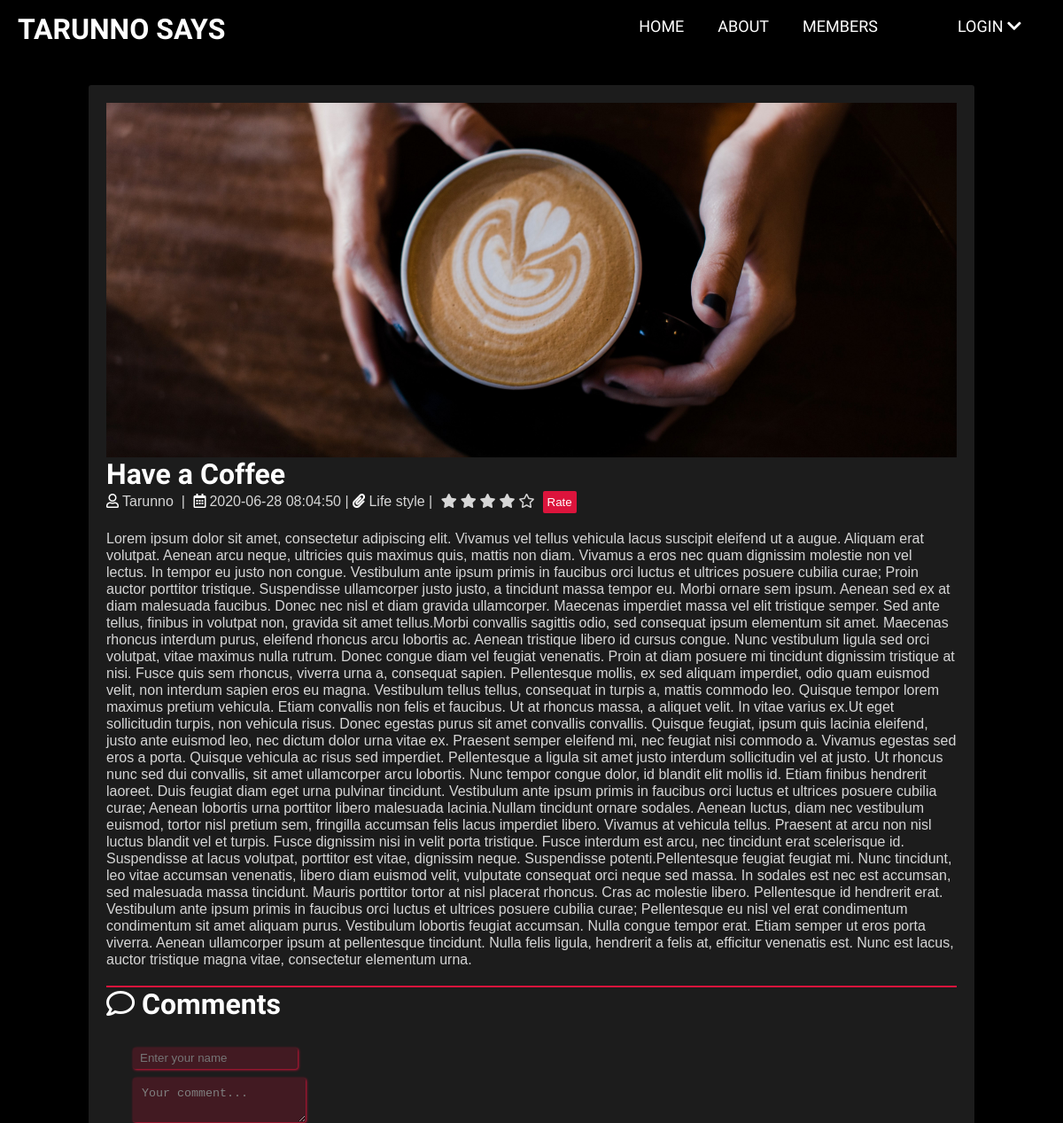
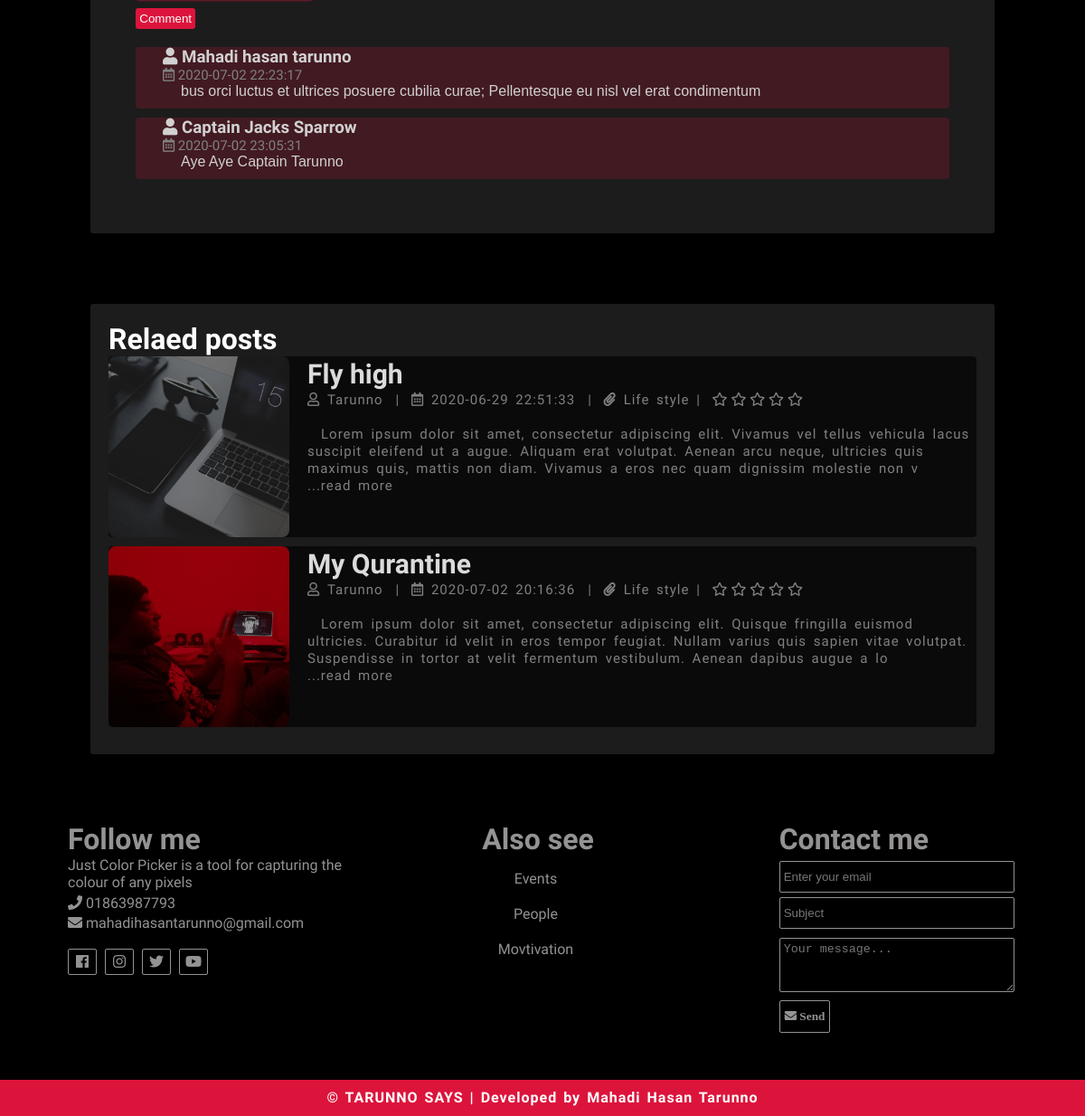
/single.php?id=23, run on the app's committed database (2 pictures, top to bottom).
### tables this page shows
CREATE TABLE `posts` (
  `id` int(11) NOT NULL,
  `user_id` int(11) NOT NULL,
  `title` varchar(40) NOT NULL,
  `image` varchar(256) NOT NULL,
  `body` text NOT NULL,
  `published` tinyint(4) NOT NULL,
  `created_at` datetime NOT NULL DEFAULT current_timestamp(),
  `topics` varchar(256) NOT NULL,
  `trending` tinyint(11) NOT NULL,
  `sum_rating` bigint(11) NOT NULL,
  `rated_users` bigint(11) NOT NULL
);

CREATE TABLE `users` (
  `id` int(11) NOT NULL,
  `admin` tinyint(4) NOT NULL,
  `username` varchar(256) NOT NULL,
  `email` varchar(256) NOT NULL,
  `password` varchar(256) NOT NULL,
  `users_create_time` timestamp NOT NULL DEFAULT current_timestamp(),
  `profile_img_status` varchar(256) NOT NULL
);

CREATE TABLE `comments` (
  `id` int(11) NOT NULL,
  `users_name` varchar(256) NOT NULL,
  `comment_date` datetime NOT NULL DEFAULT current_timestamp(),
  `message` text NOT NULL,
  `post_id` int(128) NOT NULL
);

### includes/single.inc.php (called while the page is built, shortened)
<?php
	$id = $_GET['id'];
	$post = selectOne('posts', ['id' => $id]);
	$comments = selectAll('comments', ['post_id' => $id]);

### includes/db.inc.php (called while the page is built, shortened)
<?php
	require 'connect.inc.php';
	function stmt_excute($sql, $data){
		global $con;
		$stmt = mysqli_stmt_init($con);
		if(!mysqli_stmt_prepare($stmt, $sql)){
			echo $stmt->error;
		}
		$values = array_values($data);
		$type = str_repeat('s', count($values));
		mysqli_stmt_bind_param($stmt, $type, ...$values);
		mysqli_stmt_execute($stmt);
		$result = mysqli_stmt_get_result($stmt);
		return $result;
	}
	function selectAll($table, $conditions = []){
		global $con;
		$sql = "SELECT * FROM $table";
		if(empty($conditions)){
			$stmt = mysqli_stmt_init($con);
			mysqli_stmt_prepare($stmt, $sql);
			mysqli_stmt_execute($stmt);
			$result = mysqli_stmt_get_result($stmt);
			return $result;
		}
		else{
			$i = 0;
			foreach ($conditions as $key => $value) {
				if($i === 0){
					$sql = $sql . " WHERE $key=?";
				}else{
					$sql = $sql . " AND $key=?";
				}
				$i++;
			}
			$sql = $sql . ';';
			$result = stmt_excute($sql, $conditions);
			return $result;
		}
	}
	function selectOne($table, $conditions){
		$sql = "SELECT * FROM $table";
		$i = 0;
		foreach ($conditions as $key => $value) {
			if($i === 0){
				$sql = $sql . " WHERE $key=?";
			}else{
				$sql = $sql . " AND $key=?";
			}
			$i++;
		}
		$sql = $sql . ' LIMIT 1;';
		$result = stmt_excute($sql, $conditions);
		return $result;
	}

### single.php (the view, shortened to what this page needs)
<?php require 'includes/single.inc.php' ?>
<!DOCTYPE html>
<html lang="en" dir="ltr">
    <head>
        <link rel="stylesheet" href="https://cdnjs.cloudflare.com/ajax/libs/font-awesome/5.7.2/css/all.min.css"  />
        <link rel="stylesheet" href="css/index.css">
        <link rel="stylesheet" href="css/single.css">
    </head>
    <body>
        <header>
        	<div class="logo">
        		<h1 class="logo-text"> TARUNNO <span> SAYS</span> </h1>
        	</div>
        	<ul class="nav">
        		<li> <a href="index.php">HOME</a></li>
        		<li> <a href="#">ABOUT</a> </li>
        		<li> <a href="members.php">MEMBERS</a> </li>
        		<li id="user2">
        			<a href="#" class="username">
        				<?php
        				if(isset($_SESSION['username'])){
        					echo $_SESSION['username'];
        				}
        				else{
        					echo 'LOGIN';
        				}
        				?>
        				<i class='fa fa-chevron-down' id="right2"></i>
        			</a>
        			<ul>
        				<?php
        					if(!isset($_SESSION['username'])){
        						echo '<button class="logout-btn" type="submit" name="logout-submit"> <a href="login.php"><i class="fas fa-sign-out-alt"></i> Login <a></button>';
        					}
        				?>
        			</ul>
        		</li>
        	</ul>
        </header>
        <?php
        $row = mysqli_fetch_assoc($post);
        $skip = $row['id'];
        $user = selectOne('users', ['id' => $row['user_id']]);
        $user = mysqli_fetch_assoc($user);
            echo '<div class="full-post-container">
                <div class="full-post">
                    <div class="full-post-image" style="background-image: url(images/'.$row['image'].');
                                 background-size: cover;
                                 background-position:center;">
                    </div>
                    <h1>'.$row['title'].'</h1>
                    <i class="far fa-user"> <p>'.$user['username'].'</p></i>
                    <p style="display: inline; padding:0px 5px 0px 5px;"> | </p>
                    <i class="far fa-calendar-alt"> </i> <p> '.$row['created_at'].'  |  </p>
                    <i class="fas fa-paperclip"> </i><p> '.$row['topics'].' | </p></i>
                    <form style="display: inline;" action="includes/single.inc.php?id='.$row['id'].'" method="post">
                        <div class="rating_single" style="display: inline;">
                            <i id="1" class="far fa-star"></i>
                            <i id="2" class="far fa-star"></i>
                            <i id="3" class="far fa-star"></i>
                            <i id="4" class="far fa-star"></i>
                            <i id="5" class="far fa-star"></i>
                        </div>';
                        echo '<input type="submit" name="rating_submit" class="rating_submit" value="Rate">
                    </form>
                    <br><br>
                    <div class="full-post-text">
                        <p>'.$row['body'].'</p>
                    </div>
                </div>';
            echo '<h1 class="comment-header"> <i class="far fa-comment"></i> Comments </h1>
            <div class="comment-section">
                <form action="includes/single.inc.php?id='.$row['id'].'" method="post">
                    <input type="text" name="users_name" placeholder=" Enter your name">
                    <textarea class="textarea" type="text" name="message">Your comment... </textarea>
                    <input type="submit" name="comment-submit" value="Comment">
                </form>';
                    while($comment = mysqli_fetch_assoc($comments)){
                        echo '<div class="comment">
                            <h3> <i class="fas fa-user"></i> '.$comment['users_name'].' </h3>
                            <p class="date"> <i class="far fa-calendar-alt"> </i>  '.$comment['comment_date'].' </p>
                            <p class="message"> '.$comment['message'].' </p>
                        </div>';
                    }
                echo '</div>';
                 ?>
            </div>';
            <div class="full-post-container">
            <h1>Relaed posts</h1>
            <?php
            $search = mysqli_real_escape_string($con, $row['topics']);
    		$sql = "SELECT * FROM posts WHERE title LIKE '%$search%' OR body LIKE '%$search%' OR topics LIKE '%$search%'";
    		$related = mysqli_query($con, $sql);
            while($row = mysqli_fetch_assoc($related)){
                $user = selectOne('users', ['id' => $row['user_id']]);
                $user_name = mysqli_fetch_assoc($user);
                if($row['published'] == 1 & $row['id'] != $skip){
                echo '<div class="content-post">
                    <div class="post-image" style="background-image: linear-gradient(rgba(0, 0, 0, .4), rgba(0, 0, 0, .4)),url(images/'.$row['image'].');
                                 background-size: cover;
                                 background-position:center;">
                    </div>
                    <div class="post-preview">
                        <h1> <a href="single.php?id='.$row['id'].'">'.$row['title'].'</a></h1>
                        <i class="far fa-user"> <p>'.$user_name['username'].'</p></i>
                        <p style="display: inline; padding:0px 5px 0px 5px;"> | </p>
                        <i class="far fa-calendar-alt"> <p>'.$row['created_at'].'</p></i>
                        <p style="display: inline; padding:0px 5px 0px 5px;"> | </p>
                        <i class="fas fa-paperclip"></i> <p>'.$row['topics'].' | </p></i>
                        <div class="rating_index" style="display: inline;">
                            <i id="1" class="far fa-star"></i>
                            <i id="2" class="far fa-star"></i>
                            <i id="3" class="far fa-star"></i>
                            <i id="4" class="far fa-star"></i>
                            <i id="5" class="far fa-star"></i>
                        </div>';
                        echo '<br><br>
                        <p>'.substr($row['body'], 0, 260).'<a href="single.php?id='.$row['id'].'">...read more</a></p>
                    </div>
                </div>';
                }
            }
        ?>
        </div>
        <?php  include 'includes/footer.inc.php' ?>
    </body>
</html>

### css/index.css (style rules this page uses)
* { padding: 0; margin: 0; }
.logo-text { margin-left: 20px; }
body { height: 100%; overflow-x: hidden; background-color: black; }
header { background-color: transparent; height: 66px; }
header * { font-family: 'Saira Condensed', sans-serif; color: #fff; }
header .logo { line-height: 66px; float: left; }
header ul { display: block; float: right; list-style: none; margin-right: 10px; }
header ul li { float: left; position: relative; }
header ul li a { display: block; text-decoration: none; padding: 19px; font-size: 18px; }
.logout-btn { color: #fff; background-color: transparent; display: block; text-decoration: none; padding: 10px; font-size: 19px; width: 100%; border: none; }
header ul li ul { position: absolute; top: 66px; width: 155px; display: none; }
#user2 { width: 180px; }
#right2 { transition: .5s; }
.username { float: right; width: 90px; }
.post-image { margin-right: 20px; height: 200px; width: 200px; float: left; border-radius: 8px; }
.post-preview a { text-decoration: none; color: #dbdbdb; font-size: 30px; font-family: 'Saira Condensed', sans-serif; transition: .5s; }
.post-preview i { color: gray; font-size: 15px; }
.post-preview p { padding: 5px; height: 100%; width: 100%; letter-spacing: 1px; word-spacing: 3px; display: inline; color: gray; font-family: 'Saira Condensed', sans-serif; font-size: 15px; }
.post-preview p a { display: inline-flex; margin-top: -10px; color: gray; font-size: 15px; }
.content-post { height: 200px; margin-bottom: 40px; background-color: #0a0a0a; width: 100%; border-radius: 4px; }

### css/single.css (style rules this page uses)
.full-post-container { color: #ffffff; width: 80%; margin: 30px auto; background-color: #1c1c1c; font-family: 'Saira Condensed', sans-serif; padding: 20px; border-radius: 3px; }
.full-post-image { width: 100%; height: 400px; }
.full-post { margin-bottom: 20px; }
.full-post p { color: #d6d6d6; font-family: Arial, sans-serif; display: inline; }
.full-post-text p { color: #d6d6d6; font-size: 16px; }
.rating_single { color: #d6d6d6; background-color: transparent; padding: 5px; border: none; }
.rating_submit { padding: 5px; background: crimson; color: #d6d6d6; border: none; border-radius: 1px; }
.rating_submit { padding: 5px; background: crimson; color: #d6d6d6; border: none; border-radius: 2px; transition: .5s; }
.content-post { margin-bottom: 10px; }
.full-post-container h1 { margin-top: 0px; margin-bottom: 0px; }
.comment-header { margin-top: 10px; border-top: 2px solid crimson; }
.comment-section { padding: 30px; }
.comment-section form { margin-bottom: 20px; }
.comment { color: #d1d1d1; margin-bottom: 10px; background-color: rgba(220,20,60,0.2); padding: 0px 30px 10px 30px; border-radius: 4px; }
.comment-section input { background-color: rgba(220,20,60,0.2); border: none; padding: 4.3px; display: block; border-radius: 3px; margin-bottom: 10px; box-shadow: 1px 1px 3px crimson; }
.comment-section .textarea { background-color: rgba(220,20,60,0.2); border: none; padding: 10px; display: block; border-radius: 3px; margin-bottom: 10px; color: gray; box-shadow: 1px 1px 3px crimson; }
input[type="submit"] { background-color: crimson; transition: .5s; color: white; border: none; box-shadow: none; }
.date { font-size: 15px; color: gray; }
.comment-section .message { font-family: Arial; margin-left: 20px; }

### data on the page
posts: image (picture), title "Have a Coffee", created_at "2020-06-28 08:04:50", topics "Life style", body "Lorem ipsum dolor sit amet, consectetur adipiscing elit. Vivamus vel tellus vehicula lacus suscipit eleifend ut a augue. Aliquam erat volutpat. Aenean arcu neque, ultricies quis maximus quis, mattis non diam. Vivamus a eros nec quam dignissim molestie non vel lectus. In tempor eu justo non congue. Vestibulum ante ipsum primis in faucibus orci luctus et ultrices posuere cubilia curae; Proin auctor porttitor tristique. Suspendisse ullamcorper justo justo, a tincidunt massa tempor eu. Morbi ornare sem ipsum. Aenean sed ex at diam malesuada faucibus. Donec nec nisl et diam gravida ullamcorper. Maecenas imperdiet massa vel elit tristique semper. Sed ante tellus, finibus in volutpat non, gravida…"
users: username "Tarunno"
comments: users_name "Mahadi hasan tarunno", comment_date "2020-07-02 22:23:17", message "bus orci luctus et ultrices posuere cubilia curae; Pellentesque eu nisl vel erat condimentum"
comments: users_name "Captain Jacks Sparrow", comment_date "2020-07-02 23:05:31", message "Aye Aye Captain Tarunno"
posts: image (picture), title "Fly high", user.username "Tarunno", created_at "2020-06-29 22:51:33", topics "Life style", body "Lorem ipsum dolor sit amet, consectetur adipiscing elit. Vivamus vel tellus vehicula lacus suscipit eleifend ut a augue. Aliquam erat volutpat. Aenean arcu neque, ultricies quis maximus quis, mattis non diam. Vivamus a eros nec quam dignissim molestie non v"
posts: image (picture), title "My Qurantine", user.username "Tarunno", created_at "2020-07-02 20:16:36", topics "Life style", body "Lorem ipsum dolor sit amet, consectetur adipiscing elit. Quisque fringilla euismod ultricies. Curabitur id velit in eros tempor feugiat. Nullam varius quis sapien vitae volutpat. Suspendisse in tortor at velit fermentum vestibulum. Aenean dapibus augue a lo"
